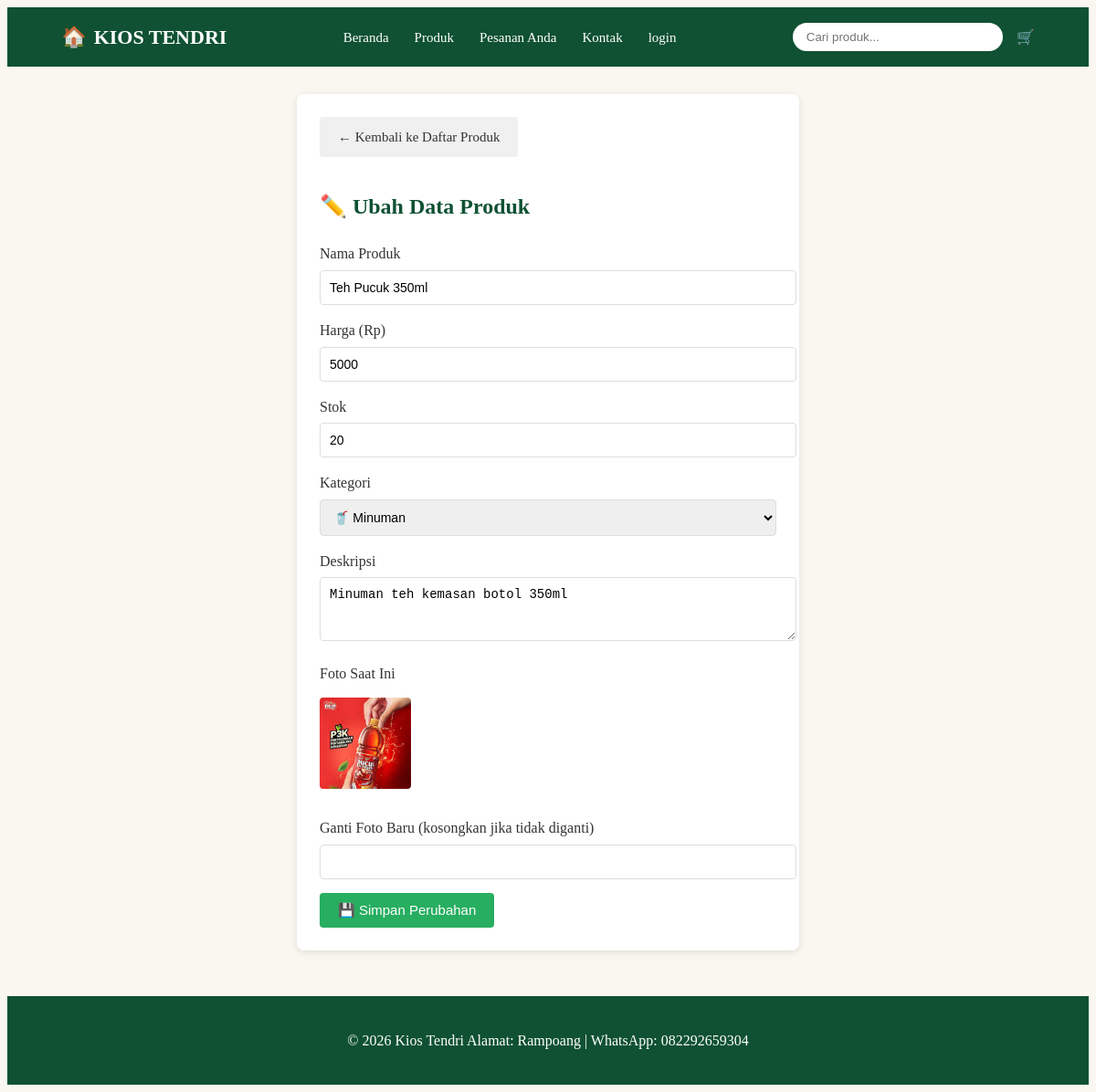
The page /admin/ubah_produk.php?id=1 on the database its author committed.
### tables this page shows
CREATE TABLE `db_produk` (
  `id_produk` int(50) NOT NULL,
  `nama_produk` varchar(100) NOT NULL,
  `harga` int(50) NOT NULL,
  `stok` int(50) NOT NULL,
  `deskripsi` text NOT NULL,
  `foto` varchar(80) NOT NULL,
  `kategori` varchar(50) NOT NULL
);

### admin/ubah_produk.php (the view, shortened to what this page needs)
<?php
include '../database/koneksi.php';
$base_url = 'http://localhost/kios_tendri';
if(isset($_GET['id']) && !empty($_GET['id'])){
    $id = mysqli_real_escape_string($conn, $_GET['id']);
    $ambil = mysqli_query($conn, "SELECT * FROM db_produk WHERE id_produk = '$id'");
    $p = mysqli_fetch_assoc($ambil);
}
?>
<!DOCTYPE html>
<html lang="id">
<head>
    <link rel="stylesheet" href="<?php echo $base_url; ?>/public/css/style.css">
</head>
<body>
    <?php include $_SERVER['DOCUMENT_ROOT'] . '/kios_tendri/components/navbar.php'; ?>
    <div class="form-container">
        <a href="daftar_produk.php" class="btn btn-kembali">← Kembali ke Daftar Produk</a>
        <h2>✏️ Ubah Data Produk</h2>
        <form method="post" action="" enctype="multipart/form-data">
            <div class="form-group">
                <label>Nama Produk</label>
                <input type="text" name="nama_produk" value="<?php echo htmlspecialchars($p['nama_produk']); ?>" required>
            </div>
            <div class="form-group">
                <label>Harga (Rp)</label>
                <input type="number" name="harga" value="<?php echo $p['harga']; ?>" required>
            </div>
            <div class="form-group">
                <label>Stok</label>
                <input type="number" name="stok" value="<?php echo $p['stok']; ?>" required>
            </div>
            <div class="form-group">
                <label>Kategori</label>
                <select name="kategori">
                    <option value="minuman" <?php if($p['kategori']=='minuman') echo 'selected'; ?>>🥤 Minuman</option>
                </select>
            </div>
            <div class="form-group">
                <label>Deskripsi</label>
                <textarea name="deskripsi" rows="3"><?php echo htmlspecialchars($p['deskripsi'] ?? ''); ?></textarea>
            </div>
            <div class="form-group">
                <label>Foto Saat Ini</label>
                <?php if(!empty($p['foto']) && file_exists('../public/images/produk/'.$p['foto'])): ?>
                    <img src="<?php echo $base_url; ?>/public/images/produk/<?php echo basename($p['foto']); ?>" class="foto-saat-ini" alt="Foto produk">
                <?php else: ?>
                    <p style="color:#888; font-size:13px;">Belum ada foto</p>
                <?php endif; ?>
            </div>
            <div class="form-group">
                <label>Ganti Foto Baru (kosongkan jika tidak diganti)</label>
                <input type="foto" name="foto_baru" accept="images/*">
            </div>
            <button type="submit" class="btn btn-simpan">💾 Simpan Perubahan</button>
        </form>
    </div>
	<div class="footer">
    <p>© 2026 Kios Tendri  Alamat: Rampoang | WhatsApp: 082292659304</p>
</div>
</body>
</html>

### public/css/style.css (style rules this page uses)
:root { --hijau-tua: #0F5132; --hijau-muda: #27ae60; --krem: #FAF7F0; --coklat: #8B4513; --merah: #dc3545; --kuning: #ffc107; --abu: #6c757d; }
body { background-color: var(--krem); color: #333; line-height: 1.6; }
a { text-decoration: none; color: inherit; }
button, .btn { cursor: pointer; border: none; border-radius: 5px; font-size: 14px; }
input, textarea, select { border: 1px solid #ddd; border-radius: 5px; padding: 10px; width: 100%; }
.btn-hijau, .btn { background-color: var(--hijau-muda); color: white; padding: 10px 20px; border: none; border-radius: 5px; font-size: 15px; cursor: pointer; text-decoration: none; display: inline-block; }
.form-group { margin-bottom: 15px; }
.form-group label { display: block; margin-bottom: 6px; font-weight: 500; }
.form-group input, .form-group textarea { width: 100%; padding: 10px; border: 1px solid #ddd; border-radius: 5px; }
.footer { background-color: var(--hijau-tua); color: white; text-align: center; padding: 20px; margin-top: 50px; }

### admin/ubah_produk.php (style rules this page uses)
.form-container { max-width: 500px; margin: 30px auto; background: #fff; padding: 25px; border-radius: 8px; box-shadow: 0 2px 8px rgba(0,0,0,0.1); }
.form-container h2 { margin-bottom: 20px; color: #0F5132; }
.form-group { margin-bottom: 15px; }
.form-group label { display: block; margin-bottom: 5px; font-weight: 500; }
.form-group input, .form-group select, .form-group textarea { width: 100%; padding: 10px; border: 1px solid #ddd; border-radius: 4px; font-size: 14px; }
.btn { padding: 10px 20px; border: none; border-radius: 4px; cursor: pointer; font-size: 15px; }
.btn-simpan { background: #27ae60; color: white; }
.btn-kembali { background: #f0f0f0; color: #333; text-decoration: none; display: inline-block; margin-bottom: 15px; }
.foto-saat-ini { max-width: 100px; margin: 8px 0; border-radius: 4px; }

### rows shown on the page
db_produk: nama_produk "Teh Pucuk 350ml", harga "5000", stok "20", kategori "🥤 Minuman", deskripsi "Minuman teh kemasan botol 350ml", foto (picture)
